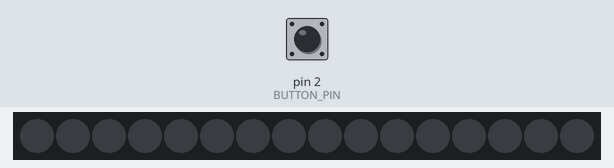
A sketch run on a simulated Arduino Uno, built with avr-gcc and run on an emulated ATmega328P. Shown: 16 RGB LEDs in strip order, left to right. The inputs (shaded band) are chosen by the test bench; at power-on: pin 2 (BUTTON_PIN) HIGH. Dim RGB values are drawn brighter than linear.

Above: at 1.2 s.
1.3 s: pin 2 (BUTTON_PIN) pulled LOW for 1 s
At 1.46 s:
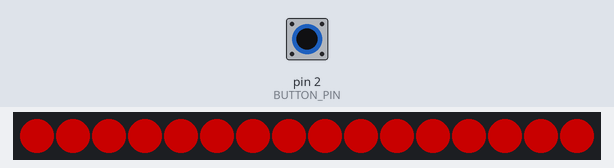
2.9 s: pin 2 (BUTTON_PIN) pulled LOW for 3.2 s
At 3.68 s:
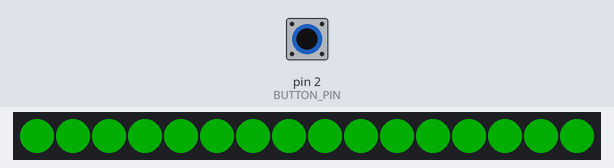
7.6 s: pin 2 (BUTTON_PIN) pulled LOW for 1 s
At 8.37 s:
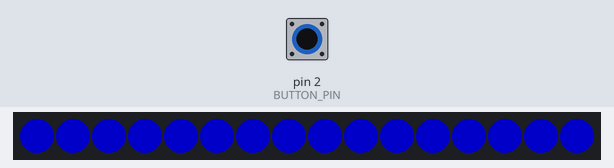
9.2 s: pin 2 (BUTTON_PIN) pulled LOW for 0.15 s
At 10.2 s:
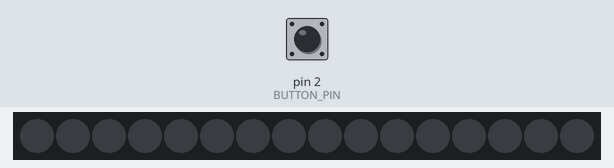
10.8 s: pin 2 (BUTTON_PIN) pulled LOW for 1 s
At 11.88 s:
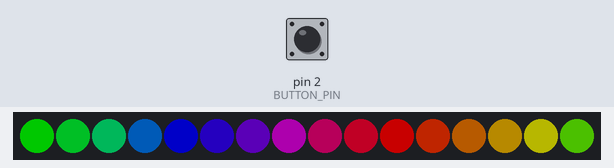
Timing chart, 0 to 13.8 s (numbered marks = the images above; inputs shaded):
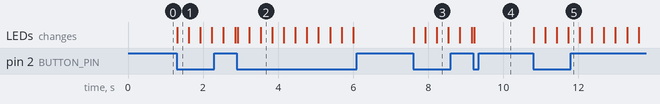

Measured:
- after the input at 1.3 s, the LEDs: change at once (image 1)
- after the input at 2.9 s, the LEDs: first change at once (image 2 shows a later state)
- after the input at 7.6 s, the LEDs: first change at once (image 3 shows a later state)
- after the input at 9.2 s, the LEDs: change at once (image 4)
- after the input at 10.8 s, the LEDs: first change at once (image 5 shows a later state)

The sketch:

FanLED.ino
```cpp
#include <FastLED.h>

#define LED_PIN     6        // Data pin for ARGB on arduino (you can change for any digital pin)
#define NUM_LEDS    16       // Number of LEDs (resolution of effects)
#define BRIGHTNESS  100      // Any value form 0 to 255
#define LED_TYPE    WS2812   // Usually this stays the fame for all ARGB fans
#define COLOR_ORDER GRB      // If your colors are incorrect you can change to RGB ot BRG
#define BUTTON_PIN  2        // Button pin to GND when pressed (you can change to any digital bun on your arduino)

CRGB leds[NUM_LEDS];

int mode = 0;
const int numModes = 5;      // Total number of modes (OFF + colors + effects)
unsigned long lastPress = 0;

void setup()
{
  FastLED.addLeds<LED_TYPE, LED_PIN, COLOR_ORDER>(leds, NUM_LEDS);
  FastLED.setBrightness(BRIGHTNESS);

  pinMode(BUTTON_PIN, INPUT_PULLUP); // Button active LOW (ON PRESS)
}

void loop()
{
  if (digitalRead(BUTTON_PIN) == LOW && millis() - lastPress > 300)
  {
    mode++;
    if (mode >= numModes)
      mode = 0;

    lastPress = millis();
    FastLED.clear();
    FastLED.show();
  }

  switch (mode)
  {
    case 0:                     // OFF
      offMode();
      break;
    case 1:                    // Solid Red
      solidColor(CRGB::Red);
      break;
    case 2:                    // Solid Green
      solidColor(CRGB::Green);
      break;
    case 3:                   // Solid Blue
      solidColor(CRGB::Blue);
      break;
    case 4:                   // Rainbow
      rainbowCycle(20);
      break;
     }
     //you can add more modes (If you add them,also change numModes)
}

// Modes
void offMode()
{
  FastLED.clear();
  FastLED.show();
}

void solidColor(CRGB color)
{
  fill_solid(leds, NUM_LEDS, color);
  FastLED.show();
  delay(50);
}

void rainbowCycle(int wait)       // wait is the speed
{
  static uint8_t hue = 0;
  for (int i = 0; i < NUM_LEDS; i++)
  {
    leds[i] = CHSV((hue + (i * 256 / NUM_LEDS)) & 255, 255, 255);
  }

  FastLED.show();
  hue++;
  delay(wait);
}
```
